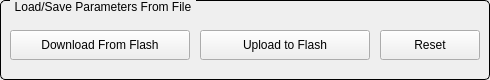
  <widget class="QGroupBox" name="titleGroupBox_4">
   <property name="geometry">
    <rect>
     <x>720</x>
     <y>480</y>
     <width>490</width>
     <height>80</height>
    </rect>
   </property>
   <property name="styleSheet">
    <string notr="true">QGroupBox {
    border: 1px solid black;
    border-radius: 5px;
    margin-top: 0.5em;
}

QGroupBox::title {
    subcontrol-origin: margin;
    left: 10px;
    padding: 0 3px 0 3px;
}</string>
   </property>
   <property name="title">
    <string>Load/Save Parameters From File</string>
   </property>
   <widget class="QEPushButton" name="btnLoadFlash">
    <property name="geometry">
     <rect>
      <x>10</x>
      <y>30</y>
      <width>180</width>
      <height>30</height>
     </rect>
    </property>
    <property name="text">
     <string>Download From Flash</string>
    </property>
    <property name="variable" stdset="0">
     <string>$(group):getParameters.PROC</string>
    </property>
   </widget>
   <widget class="QPushButton" name="btnUpload">
    <property name="geometry">
     <rect>
      <x>200</x>
      <y>30</y>
      <width>170</width>
      <height>30</height>
     </rect>
    </property>
    <property name="text">
     <string>Upload to Flash</string>
    </property>
   </widget>
   <widget class="QEPushButton" name="btnReset">
    <property name="geometry">
     <rect>
      <x>380</x>
      <y>30</y>
      <width>100</width>
      <height>30</height>
     </rect>
    </property>
    <property name="text">
     <string>Reset</string>
    </property>
    <property name="variable" stdset="0">
     <string>$(group):reset</string>
    </property>
   </widget>
  </widget>
